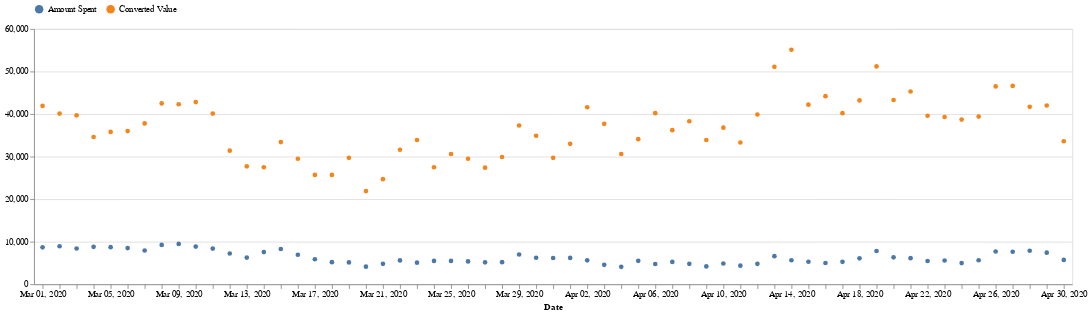

Source (notebook cell):
### Code cell
DeepnoteChart(funnel, """{"layer":[{"layer":[{"mark":{"clip":true,"type":"circle","color":"#4c78a8","tooltip":true},"encoding":{"x":{"axis":{"title":"Date"},"sort":"ascending","type":"ordinal","field":"date","scale":{"type":"linear","zero":false},"timeUnit":"yearmonthdate"},"y":{"axis":{"title":null},"sort":null,"type":"quantitative","field":"spend","scale":{"type":"linear","zero":false},"format":{"type":"default","decimals":null},"aggregate":"sum","formatType":"numberFormatFromNumberType"},"color":{"datum":"Amount Spent"}}}]},{"layer":[{"mark":{"clip":true,"type":"circle","color":"#f58518","tooltip":true},"encoding":{"x":{"sort":"ascending","type":"ordinal","field":"date","scale":{"type":"linear","zero":false},"timeUnit":"yearmonthdate"},"y":{"sort":null,"type":"quantitative","field":"conversion_value","scale":{"type":"linear","zero":false},"format":{"type":"default","decimals":null},"aggregate":"sum","formatType":"numberFormatFromNumberType"},"color":{"datum":"Converted Value"}}}]}],"title":"","config":{"legend":{"orient":"top"}},"$schema":"https://vega.github.io/schema/vega-lite/v5.json","encoding":{}}""")

### Figure 1 — Vega-Lite specification as saved in the notebook (floating-point values rounded to 4 significant figures; data arrays with more than 128 entries replaced by an {"elided": "..."} marker saying what was removed)
{"layer": [{"layer": [{"mark": {"clip": true, "type": "circle", "color": "#4c78a8", "tooltip": true}, "encoding": {"x": {"axis": {"title": "Date"}, "sort": "ascending", "type": "ordinal", "field": "date", "scale": {"type": "linear", "zero": false}, "timeUnit": "yearmonthdate"}, "y": {"axis": {"title": null}, "sort": null, "type": "quantitative", "field": "spend", "scale": {"type": "linear", "zero": false}, "format": {"type": "default", "decimals": null}, "aggregate": "sum", "formatType": "numberFormatFromNumberType"}, "color": {"datum": "Amount Spent"}}}]}, {"layer": [{"mark": {"clip": true, "type": "circle", "color": "#f58518", "tooltip": true}, "encoding": {"x": {"sort": "ascending", "type": "ordinal", "field": "date", "scale": {"type": "linear", "zero": false}, "timeUnit": "yearmonthdate"}, "y": {"sort": null, "type": "quantitative", "field": "conversion_value", "scale": {"type": "linear", "zero": false}, "format": {"type": "default", "decimals": null}, "aggregate": "sum", "formatType": "numberFormatFromNumberType"}, "color": {"datum": "Converted Value"}}}]}], "title": "", "config": {"legend": {"orient": "top"}}, "$schema": "https://vega.github.io/schema/vega-lite/v5.json", "encoding": {}, "data": {"values": {"elided": "2543 records"}}}
